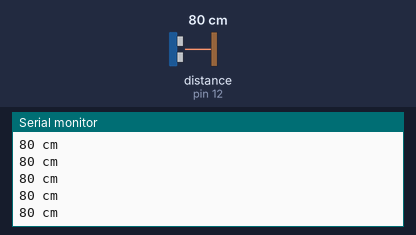
This sketch was run on a simulated Arduino Uno, built with avr-gcc and run on an emulated ATmega328P. On the bench: the last lines printed to the serial monitor. Wiring (inferred from the names in the program): ultrasonic range finder: trigger pin 13; echo pin 12. The test bench sets the inputs (shaded band); at power-on: distance to the obstacle (sensor on pin 12) 80 cm. The echo pulse lasts 58.3 µs per cm.

Above: at 1.2 s.
1.3 s: distance to the obstacle (sensor on pin 12) set to 9 cm
At 1.71 s:
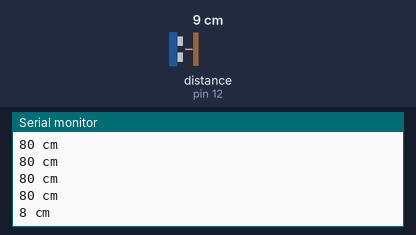
4.3 s: distance to the obstacle (sensor on pin 12) set to 2 cm
At 4.48 s:
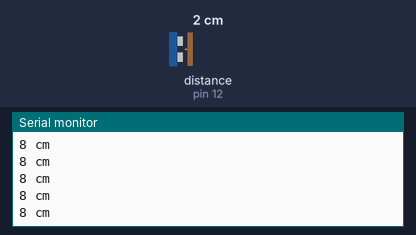
Timing chart, 0 to 7.3 s (numbered marks = the images above; inputs shaded):
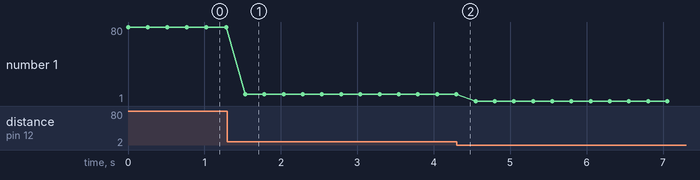

Measured:
- after the input at 1.3 s, the serial monitor: prints a new line after 0.23 s (image 1)
- plotted number 1: 80 → 8 after the input at 1.3 s, 8 → 1 after the input at 4.3 s

The sketch:

hc_sr04_rt.ino
```cpp
/*
  Включяем библиотеку для работы с HC-SR04
*/
#include <hcsr04.h>

#define ECHO_PIN  12
#define TRIG_PIN  13
#define TIMEOUT  30000

/*
  Создаём экземпляр класса HCSR04
*/
HCSR04 sonar_0(TRIG_PIN, ECHO_PIN, TIMEOUT);

void setup() {
  Serial.begin(9600);
  sonar_0.begin();
}

void loop() {
  int cm;
  cm = sonar_0.getDistanceCm();

  Serial.print(byte(cm));
  Serial.print(" cm   ");
  Serial.println();
  delay(250);
}
```
